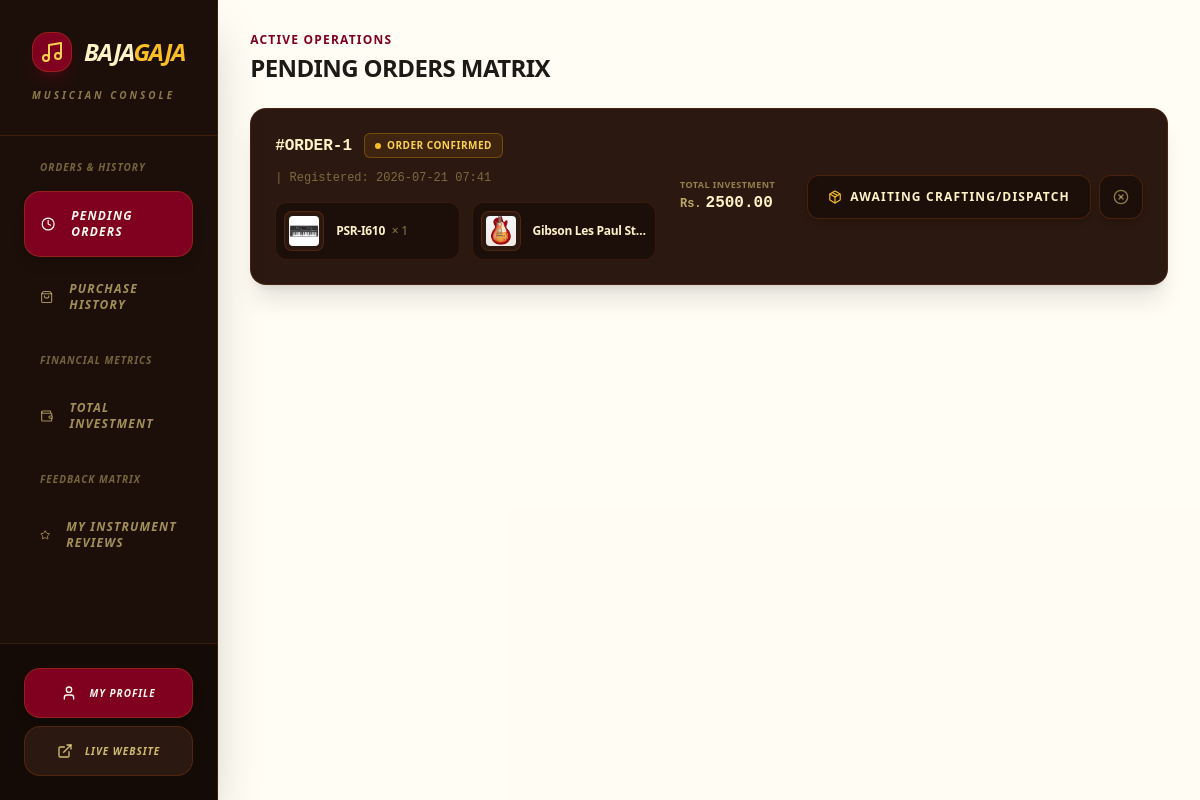
/dashboard/ (signed in), run on an earlier commit of the app's database.
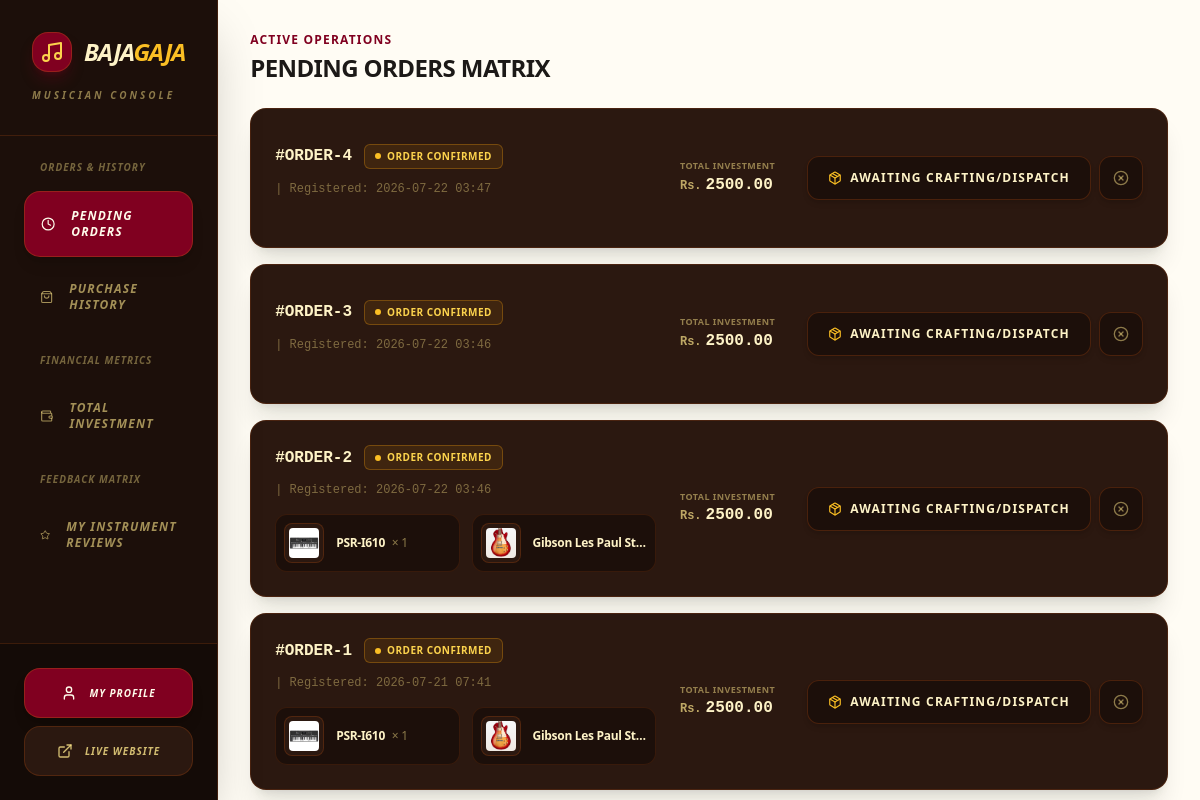
And on a later commit of the database.
### bg_app/models.py (models this page shows, shortened)
class Order(models.Model):
    class Status(models.TextChoices):
        CONFIRMED = 'confirmed', 'Order Confirmed'
        SHIPPING = 'shipping', 'In Transit'
        DELIVERED = 'delivered', 'Delivered'
        COMPLETED = 'completed', 'Completed'
        CANCELLED = 'cancelled', 'Cancelled'
    class PaymentMethod(models.TextChoices):
        ESEWA = 'esewa', 'Esewa'
        COD = 'cod', 'Cash on Delivery'
    customer = models.ForeignKey(User, on_delete=models.CASCADE, related_name='orders')
    total_amount = models.DecimalField(max_digits=12, decimal_places=2)
    status = models.CharField(max_length=20, choices=Status.choices, default=Status.CONFIRMED)
    transaction_id = models.CharField(max_length=100, blank=True, null=True)
    shipping_address = models.TextField()
    payment_method = models.CharField(max_length=20, choices=PaymentMethod.choices, default=PaymentMethod.ESEWA)
    created_at = models.DateTimeField(auto_now_add=True)

class OrderItem(models.Model):
    order = models.ForeignKey(Order, on_delete=models.CASCADE, related_name='items')
    product = models.ForeignKey(Product, on_delete=models.CASCADE)
    price_at_purchase = models.DecimalField(max_digits=10, decimal_places=2)
    quantity = models.PositiveIntegerField(default=1)

class Product(models.Model):
    class Category(models.TextChoices):
        GUITARS = 'guitars', 'Guitars & Basses'
        KEYBOARDS = 'keyboards', 'Keyboards & Synthesizers'
        DRUMS = 'drums', 'Drums & Percussion'
        TRADITIONAL = 'traditional', 'Traditional & Folk'
        WIND = 'wind', 'Wind & Brass'
        STUDIO = 'studio', 'Studio & Recording'
        AMPS_EFFECTS = 'amps_effects', 'Amps & Effect Pedals'
        ACCESSORIES = 'accessories', 'Accessories & Cables'
    class Condition(models.TextChoices):
        NEW = 'new', 'Brand New (Sealed)'
        REFURBISHED = 'refurbished', 'Factory Refurbished'
        USED = 'used', 'Pre-Owned / Good'
    brand = models.ForeignKey(Brand, on_delete=models.SET_NULL, null=True, related_name='products')
    name = models.CharField(max_length=255)
    category = models.CharField(max_length=20, choices=Category.choices)
    condition = models.CharField(max_length=20, choices=Condition.choices, default=Condition.NEW)
    description = models.TextField()
    price = models.DecimalField(max_digits=10, decimal_places=2)
    stock = models.PositiveIntegerField(default=0)
    product_image = models.ImageField(upload_to='images/products/')
    sku = models.CharField(max_length=100, unique=True, blank=True, null=True)
    is_active = models.BooleanField(default=True)
    created_at = models.DateTimeField(auto_now_add=True)

### bg_app/views/dashboard.py (the view)
# urls.py: path('dashboard/', customer_dashboard_view, name='customer_dashboard'),
@login_required
def customer_dashboard_view(request):
    if request.user.is_staff:
        messages.error(request, "You are not authorized to access this page.")
        return redirect('/')
    section = request.GET.get('section', 'pending-orders')
    context = {
        'section': section,
    }
    if section == 'pending-orders':
        context['pending_orders'] = Order.objects.exclude(customer=request.user, status__in=[Order.Status.COMPLETED, Order.Status.CANCELLED]).order_by('-created_at')
    if section == 'my-orders':
        context['orders'] = None
    if section == 'my-reviews':
        context['my_reviews'] = None
    if section == 'total-spent':
        context['total_spent'] = None
    return render(request, 'dashboard/customer_dashboard.html', context)

### bg_app/templates/dashboard/customer_dashboard.html (shortened to what the changed rows need)
<!DOCTYPE html>
<html lang="en">
<head>
    {% load static %}
    <link href="{% static 'css/styles.css' %}" rel="stylesheet" />
</head>
<body class="bg-amber-50/30 flex min-h-screen overflow-hidden text-stone-900 font-sans">
    <aside class="w-80 bg-[#1c0f0a] text-amber-100 flex flex-col shadow-2xl relative z-30 border-r border-amber-900/40">
        <div class="p-8 border-b border-amber-900/40">
            <div class="flex items-center gap-3">
                <h1 class="text-2xl font-black italic tracking-tighter uppercase text-amber-100">
                    Baja<span class="text-amber-400">Gaja</span>
                </h1>
            </div>
        </div>
    </aside>
    <main class="flex-grow flex flex-col h-screen overflow-y-auto bg-amber-50/30 p-6 sm:p-8">
        {% if section == 'pending-orders' or not section %}
            {% include 'dashboard/customer/_pending_orders.html' %}
        {% elif section == 'my-orders' %}
            {% include 'dashboard/customer/_my_orders.html' %}
        {% elif section == 'total-spent' %}
            {% include 'dashboard/customer/_total_spent.html' %}
        {% elif section == 'my-reviews' %}
            {% include 'dashboard/customer/_my_reviews.html' %}
        {% endif %}
    </main>
</body>
</html>

### bg_app/templates/dashboard/customer/_pending_orders.html (shortened to what the changed rows need)
<div class="space-y-6">
    <div>
        <h2 class="text-xs font-bold uppercase tracking-widest text-[#800020] mb-1">Active Operations</h2>
    </div>
    <div class="space-y-4">
        {% for order in pending_orders %}
            <div class="bg-[#2b1810] border border-amber-900/40 rounded-2xl p-6 min-h-[140px] flex flex-col lg:flex-row lg:items-center justify-between gap-6 hover:border-[#800020] transition-all shadow-xl group">
                <div class="space-y-4 flex-grow w-full">
                    <div class="flex flex-wrap items-center gap-3">
                        <span class="font-mono font-black text-base text-amber-100">#ORDER-{{ order.id }}</span>
                        {% if order.status == 'confirmed' %}
                            <span class="inline-flex items-center gap-1.5 px-2.5 py-1 rounded-md bg-amber-500/10 border border-amber-500/30 text-amber-300 text-[10px] font-black uppercase tracking-wider">
                                <span class="w-1.5 h-1.5 rounded-full bg-amber-400"></span> {{ order.get_status_display }}
                            </span>
                        {% elif order.status == 'processing' %}
                            <span class="inline-flex items-center gap-1.5 px-2.5 py-1 rounded-md bg-amber-500/20 border border-amber-500/40 text-amber-200 text-[10px] font-black uppercase tracking-wider animate-pulse">
                                <span class="w-1.5 h-1.5 rounded-full bg-amber-400"></span> {{ order.get_status_display }}
                            </span>
                        {% elif order.status == 'shipping' %}
                            <span class="inline-flex items-center gap-1.5 px-2.5 py-1 rounded-md bg-sky-500/10 border border-sky-500/30 text-sky-300 text-[10px] font-black uppercase tracking-wider">
                                <span class="w-1.5 h-1.5 rounded-full bg-sky-400"></span> {{ order.get_status_display }}
                            </span>
                        {% elif order.status == 'completed' or order.status == 'delivered' %}
                            <span class="inline-flex items-center gap-1.5 px-2.5 py-1 rounded-md bg-emerald-500/10 border border-emerald-500/30 text-emerald-300 text-[10px] font-black uppercase tracking-wider">
                                <span class="w-1.5 h-1.5 rounded-full bg-emerald-400"></span> {{ order.get_status_display }}
                            </span>
                        {% else %}
                            <span class="inline-flex items-center gap-1.5 px-2.5 py-1 rounded-md bg-amber-900/20 border border-amber-900/40 text-amber-200/60 text-[10px] font-black uppercase tracking-wider">
                                <span class="w-1.5 h-1.5 rounded-full bg-amber-200/40"></span> {{ order.get_status_display }}
                            </span>
                        {% endif %}
                        <span class="text-xs text-amber-200/40 font-mono">| Registered: {{ order.created_at|date:"Y-m-d H:i" }}</span>
                    </div>
                    <div class="grid grid-cols-1 sm:grid-cols-2 gap-3 max-w-4xl">
                        {% for item in order.items.all %}
                            <div class="flex items-center gap-3 bg-[#1c0f0a] border border-amber-900/30 p-2 rounded-xl">
                                <div class="w-10 h-10 bg-[#2b1810] border border-amber-900/50 rounded-lg overflow-hidden flex items-center justify-center p-1 shrink-0">
                                    {% if item.product.product_image %}
                                        <img src="{{ item.product.product_image.url }}" alt="{{ item.product.name }}" class="w-full h-full object-cover rounded">
                                    {% else %}
                                        <i data-lucide="music" class="w-5 h-5 text-amber-500/40"></i>
                                    {% endif %}
                                </div>
                                <span class="text-amber-100 text-xs font-black tracking-tight truncate">
                                    {{ item.product.name }} <span class="text-amber-200/50 font-medium ml-1">× {{ item.quantity }}</span>
                                </span>
                            </div>
                        {% endfor %}
                    </div>
                </div>
                <div class="flex items-center justify-between lg:justify-end gap-8 border-t lg:border-t-0 border-amber-900/30 pt-4 lg:pt-0 shrink-0">
                    <div class="flex flex-col lg:text-right">
                        <span class="text-[9px] uppercase font-bold tracking-wider text-amber-200/50">Total Investment</span>
                        <div class="flex items-baseline gap-1">
                            <span class="text-xs font-mono font-bold text-amber-200/70">Rs.</span>
                            <span class="text-base font-mono font-black text-amber-100">{{ order.total_amount|floatformat:2 }}</span>
                        </div>
                    </div>
                    <div class="flex items-center gap-2">
                        {% if order.status == "confirmed" %}
                            <div class="bg-[#1c0f0a] border border-amber-900/50 text-amber-100 font-black h-11 px-5 rounded-xl flex items-center justify-center gap-2 text-xs uppercase tracking-widest shadow-md whitespace-nowrap">
                                <i data-lucide="package" class="w-3.5 h-3.5 text-amber-400 animate-pulse"></i>
                                <span>Awaiting Crafting/Dispatch</span>
                            </div>
                        {% elif order.status == "shipping" %}
                            <div class="bg-[#1c0f0a] border border-amber-900/50 text-amber-100 font-black h-11 px-5 rounded-xl flex items-center justify-center gap-2 text-xs uppercase tracking-widest shadow-md whitespace-nowrap">
                                <i data-lucide="radar" class="w-3.5 h-3.5 text-amber-400"></i>
                                <span>On the Way</span>
                            </div>
                        {% endif %}
                        <a href="/order/cancelled/{{ order.id }}" class="bg-[#1c0f0a] hover:bg-rose-950/80 border border-amber-900/50 hover:border-rose-800 text-amber-200/50 hover:text-rose-400 h-11 w-11 rounded-xl transition-all flex items-center justify-center active:scale-95 shadow-md" title="Cancel Order">
                            <i data-lucide="x-circle" class="w-4 h-4"></i>
                        </a>
                    </div>
                </div>
            </div>
        {% endfor %}
    </div>
</div>

What changed in the data, as far as the page shows it:
added Order: id "4", status "ORDER CONFIRMED", created_at "2026-07-22 03:47", total_amount "2500.00", shows "AWAITING CRAFTING/DISPATCH"
added Order: id "3", status "ORDER CONFIRMED", created_at "2026-07-22 03:46", total_amount "2500.00", shows "AWAITING CRAFTING/DISPATCH"
added Order: id "2", status "ORDER CONFIRMED", created_at "2026-07-22 03:46", total_amount "2500.00", shows "AWAITING CRAFTING/DISPATCH"
added OrderItem: product.product_image (picture), product.name "PSR-I610", quantity "1", shown under "2"
added OrderItem: product.product_image (picture), product.name "Gibson Les Paul St…", shown under "2"
